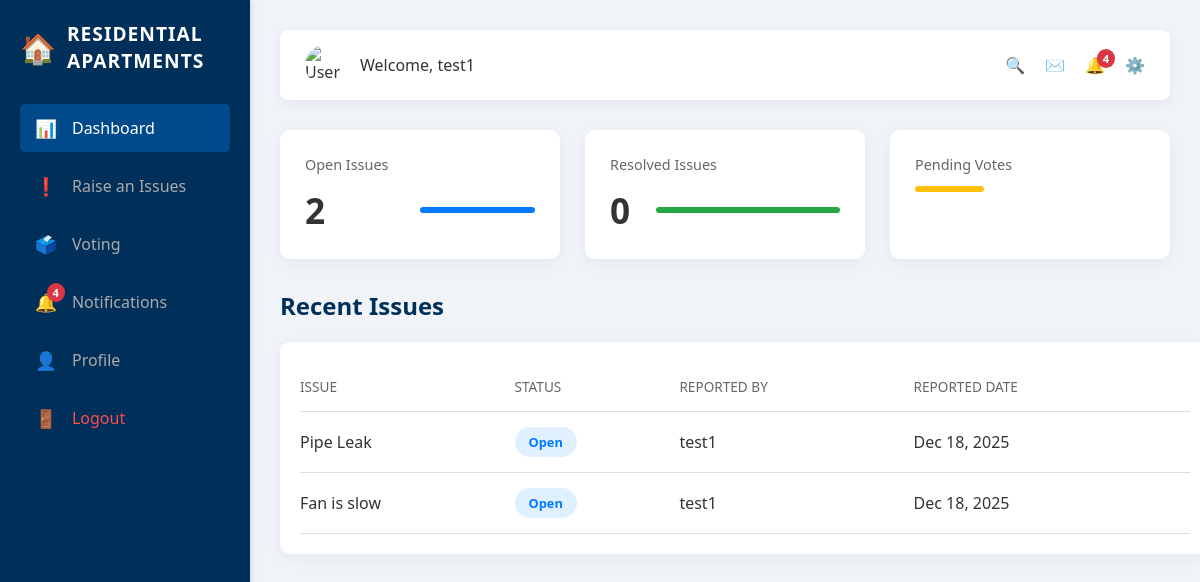
The page /home/ (signed in) on the database its author committed.
### app/models.py (models this page shows, shortened)
class UserDetails(models.Model):
    full_name = models.CharField(max_length=200, null=True, blank=True)
    email = models.EmailField(unique=True)
    password = models.CharField(max_length=100)
    flat_number = models.CharField(max_length=100)
    role = models.CharField(max_length=100)

class Issue(models.Model):
    STATUS_CHOICES = [
        ('Open', 'Open'),
        ('In Review', 'In Review'),
        ('Resolved', 'Resolved'),
    ]
    title = models.CharField(max_length=100)
    description = models.TextField()
    status = models.CharField(max_length=20, choices=STATUS_CHOICES, default='Open')
    reported_date = models.DateField(auto_now_add=True)
    reported_by_id = models.ForeignKey(UserDetails, on_delete=models.CASCADE)
    image = models.ImageField(upload_to='issue_images/', blank=True, null=True)

### app/views.py (the view)
# urls.py: 2. Add a URL to urlpatterns:  path('', views.home, name='home')
def home(request):
    user_id = request.session.get('user_id')
    if user_id:
        try:
            user = UserDetails.objects.get(id=user_id)
            open_issues_count = Issue.objects.filter(status='Open', reported_by_id=user).count()
            resolved_issues_count = Issue.objects.filter(status='Resolved', reported_by_id=user).count()
            recent_issues = Issue.objects.filter(reported_by_id=user).order_by('-reported_date')[:5]
            all_notifications = SiteNotification.objects.all().order_by('-id')[:10]
            context = {
                'user_full_name': user.full_name or user.email,
                'open_issues_count': open_issues_count,
                'resolved_issues_count': resolved_issues_count,
                'recent_issues': recent_issues,
                'notifications': all_notifications,
            }
            return render(request, 'home.html', context)
        except UserDetails.DoesNotExist:
            return redirect('login')
    return redirect('login')

### app/models.py (called while the page is built)
    def time_since_created(self):
        now = timezone.now()
        diff = now - self.created_at
        if diff.days == 0:
            if diff.seconds < 60:
                return f"{diff.seconds} seconds ago"
            elif diff.seconds < 3600:
                return f"{diff.seconds // 60} mins ago"
        elif diff.days == 1:
            return "Yesterday"
        return self.created_at.strftime("%b %d, %Y")

### app/templates/home.html (shortened to what this page needs)
<!DOCTYPE html>
<html lang="en">
<head>
</head>
<body>
    <div class="dashboard-container">
        <aside class="sidebar">
            <div class="logo">
                <span class="logo-icon">🏠</span>
                <div>
                    <div>Residential</div>
                    <div>APARTMENTS</div>
                </div>
            </div>
            <nav>
                <a href="#" class="nav-link active">
                    <span class="nav-icon">📊</span> Dashboard
                </a>
                <a href="{% url 'report-issue' %}" class="nav-link">
                    <span class="nav-icon">❗</span> Raise an Issues
                </a>
                <a href="#" class="nav-link">
                    <span class="nav-icon">🗳️</span> Voting
                </a>
                <a href="#" class="nav-link" onclick="event.preventDefault(); toggleNotifications();">
                    <span class="nav-icon">🔔</span>
                     {% if notifications|length > 0 %}
                     <span class="notification-badge">{{ notifications|length }}</span>
                    {% endif %}
                    Notifications
                </a>
                <a href="#" class="nav-link">
                    <span class="nav-icon">👤</span> Profile
                </a>
                <a href="{% url 'logout' %}" class="nav-link" style="color: #ff4d4d;">
                    <span class="nav-icon">🚪</span> Logout
                </a>
            </nav>
        </aside>
        <main class="main-content">
            <header class="header">
                <div class="user-profile">
                    <img src="via.placeholder.com" alt="User Avatar" class="user-avatar">
                    <div class="welcome-text">Welcome, <span>{{ user_full_name }}</span></div>
                </div>
                <div class="header-icons">
                    <span class="header-icon-btn">🔍</span>
                    <span class="header-icon-btn">✉️</span>
                    <span class="header-icon-btn" onclick="toggleNotifications()">
                        🔔
                        {% if notifications|length > 0 %}
                            <span class="notification-badge">{{ notifications|length }}</span>
                        {% endif %}
                    </span>
                    <span class="header-icon-btn">⚙️</span>
                </div>
            </header>
            <section class="summary-cards">
                <div class="card">
                    <div class="card-title">Open Issues</div>
                    <div class="card-value">
                        {{ open_issues_count }}
                        <div class="progress-bar blue" style="width: 50%;"></div>
                    </div>
                </div>
                <div class="card">
                    <div class="card-title">Resolved Issues</div>
                    <div class="card-value">
                        {{ resolved_issues_count }}
                        <div class="progress-bar green" style="width: 80%;"></div>
                    </div>
                </div>
                <div class="card">
                    <div class="card-title">Pending Votes</div>
                    <div class="card-value">
                        <div class="progress-bar orange" style="width: 30%;"></div>
                    </div>
                </div>
            </section>
            <section class="recent-issues-section">
                <h2>Recent Issues</h2>
                <div class="issues-table">
                    <table>
                        <thead>
                            <tr>
                                <th>Issue</th>
                                <th>Status</th>
                                <th>Reported By</th>
                                <th>Reported Date</th>
                            </tr>
                        </thead>
                        <tbody>
                            {% for issue in recent_issues %}
                                {% if issue.id %}
                                    <tr onclick="window.location='{% url 'issue_details' issue.id %}'" style="cursor: pointer;">
                                        <td>{{ issue.title }}</td>
                                        <td><span class="status-badge status-{{ issue.status|lower }}">{{ issue.status }}</span></td>
                                        <td>{{ issue.reported_by_id.full_name|default:issue.reported_by_id.email }}</td>
                                        <td>{{ issue.reported_date|date:"M d, Y" }}</td>
                                    </tr>
                                {% else %}
                                    <tr>
                                        <td colspan="3">Invalid issue data</td>
                                    </tr>
                                {% endif %}
                            {% empty %}
                                <tr>
                                    <td colspan="3">No issues found.</td>
                                </tr>
                            {% endfor %}
                        </tbody>
                    </table>
                </div>
            </section>
        </main>
    </div>
</body>
</html>

### app/templates/home.html (style rules this page uses)
:root { --primary-color: #004a8b; --secondary-color: #002f5a; --background-color: #f0f4f8; --card-bg: white; --text-color: #333; --text-light: #666; --border-color: #ddd; --blue-badge: #007bff; --green-badge: #28a745; --orange-badge: #ffc107; --notification-count-bg: #dc3545; }
body { font-family: 'Segoe UI', Tahoma, Geneva, Verdana, sans-serif; margin: 0; padding: 0; background-color: var(--background-color); color: var(--text-color); }
.dashboard-container { display: flex; min-height: 100vh; }
.sidebar { width: 250px; background-color: var(--secondary-color); color: white; padding: 20px; box-sizing: border-box; box-shadow: 2px 0 5px rgba(0,0,0,0.1); }
.logo { font-size: 1.2em; font-weight: bold; margin-bottom: 30px; display: flex; align-items: center; text-transform: uppercase; letter-spacing: 1px; }
.logo-icon { margin-right: 10px; font-size: 1.5em; }
.nav-link { display: flex; align-items: center; padding: 12px 15px; color: #aaa; text-decoration: none; margin-bottom: 10px; border-radius: 5px; transition: background-color 0.3s, color 0.3s; position: relative; }
.nav-link.active, .nav-link:hover { color: white; background-color: var(--primary-color); }
.nav-icon { margin-right: 15px; font-size: 1.1em; }
.main-content { flex-grow: 1; padding: 30px; }
.header { display: flex; justify-content: space-between; align-items: center; background-color: var(--card-bg); padding: 15px 25px; border-radius: 8px; box-shadow: 0 4px 12px rgba(0,0,0,0.05); margin-bottom: 30px; }
.user-profile { display: flex; align-items: center; }
.user-avatar { width: 40px; height: 40px; border-radius: 50%; margin-right: 15px; object-fit: cover; }
.welcome-text span { font-weight: 500; color: var(--text-color); }
.header-icons { display: flex; align-items: center; gap: 20px; color: var(--text-light); }
.header-icon-btn { cursor: pointer; transition: color 0.3s; position: relative; }
.notification-badge { position: absolute; top: -5px; right: -10px; background-color: var(--notification-count-bg); color: white; border-radius: 50%; padding: 2px 6px; font-size: 0.7em; font-weight: bold; }
.nav-link .notification-badge { right: 165px; top: 5px; }
.summary-cards { display: grid; grid-template-columns: repeat(auto-fit, minmax(200px, 1fr)); gap: 25px; margin-bottom: 30px; }
.card { background-color: var(--card-bg); padding: 25px; border-radius: 10px; box-shadow: 0 4px 15px rgba(0,0,0,0.05); transition: transform 0.3s; }
.card-title { font-size: 0.9em; color: var(--text-light); margin-bottom: 12px; }
.card-value { font-size: 2.2em; font-weight: bold; display: flex; align-items: center; justify-content: space-between; }
.progress-bar { height: 6px; width: 60%; border-radius: 3px; }
.blue { background-color: var(--blue-badge); }
.green { background-color: var(--green-badge); }
.orange { background-color: var(--orange-badge); }
.recent-issues-section h2 { font-size: 1.5em; margin-bottom: 20px; color: var(--secondary-color); }
.issues-table { width: 100%; background-color: var(--card-bg); padding: 20px; border-radius: 10px; box-shadow: 0 4px 15px rgba(0,0,0,0.05); overflow-x: auto; }
table { width: 100%; border-collapse: collapse; }
th, td { padding: 15px 0; text-align: left; border-bottom: 1px solid var(--border-color); }
th { color: var(--text-light); font-weight: 500; text-transform: uppercase; font-size: 0.85em; }
.status-badge { padding: 6px 14px; border-radius: 20px; font-size: 0.8em; font-weight: bold; display: inline-block; }
.status-open { background-color: #e0f0ff; color: var(--blue-badge); }

### rows shown on the page
UserDetails: full_name "test1"
Issue: title "Pipe Leak", status "Open", reported_by_id.full_name "test1", reported_date "Dec 18, 2025"
Issue: title "Fan is slow", status "Open", reported_by_id.full_name "test1", reported_date "Dec 18, 2025"

### other values the page prints
{{ notifications|length }} "4"
{{ open_issues_count }} "2"
{{ resolved_issues_count }} "0"
